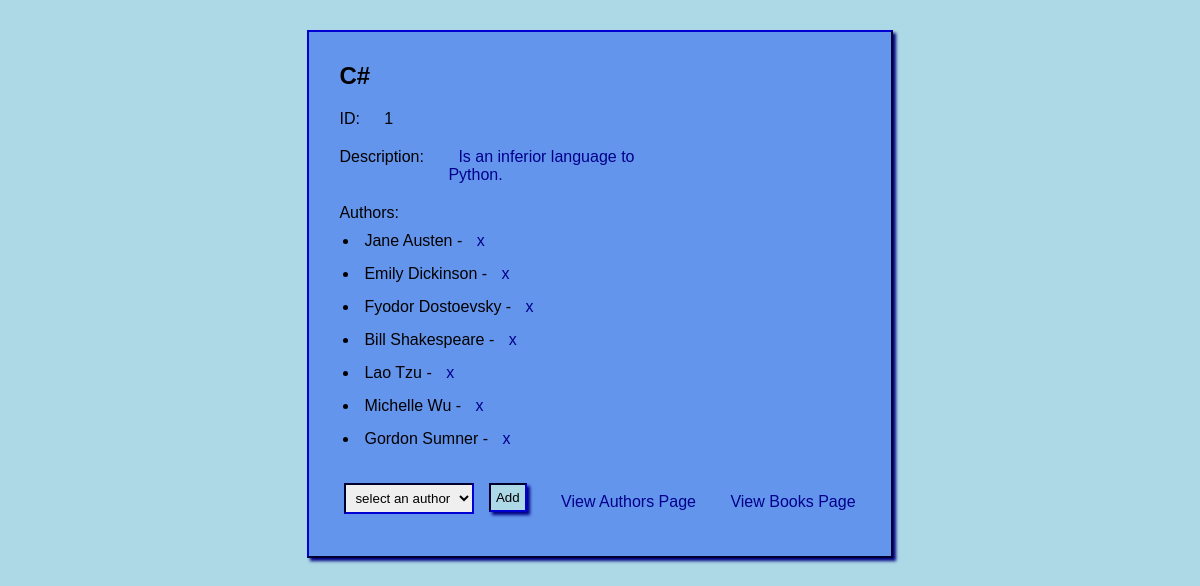
The app's page /view_book/1 with its own data.
### books_authors_app/models.py (models this page shows)
class Book(models.Model):
    title = models.CharField(max_length=255)
    desc = models.TextField()
    created_at = models.DateTimeField(auto_now_add=True)
    updated_at = models.DateTimeField(auto_now=True)

class Author(models.Model):
    first_name = models.CharField(max_length=255)
    last_name = models.CharField(max_length=255)
    books = models.ManyToManyField(Book,related_name="authors")
    notes = models.TextField(default='none')
    created_at = models.DateTimeField(auto_now_add=True)
    updated_at = models.DateTimeField(auto_now=True)

### books_authors_app/views.py (the view)
# urls.py: path('view_book/<int:book_id>',views.view_book),
def view_book(request,book_id):
    authors_left=[]
    book=Book.objects.get(id=book_id)
    for author in Author.objects.all():
        if book not in author.books.all():
            authors_left.append(author)
    context = {
        "book":Book.objects.get(id=book_id),
        "authors_left":authors_left,
    }
    return render(request,'view_book.html',context)

### books_authors_app/templates/view_book.html (shortened to what this page needs)
<!DOCTYPE html>
<html lang="en">
<head>
    {% load static %}
    <link rel="stylesheet" href="{% static 'css/style.css' %}">
</head>
<body>
    <div id="wrapper">
        <h2>{{book.title}}</h2>
        <span> ID: </span>
        <span> {{book.id}} </span>
        <br>
        <span> Description: </span>
        <span id="description_box"><a href="/update_book/{{book.id}}">{{book.desc}}</a></span>
        <ul>Authors:
            {% for author in book.authors.all %}
            <li>{{author.first_name}} {{author.last_name}} - <a href="/remove_author_from_book/{{book.id}}/{{author.id}}"> x </a></li>
            {% endfor %}
        </ul>
        <form action="/add_author_to_book/{{book.id}}" method="post">
            <select name="author_to_add_to_book" id="author_to_add_to_book">
                <option value="0">select an author</option>
            </select>
            <input type="submit" value="Add">
        </form>
        <a class="view2" href="/authors">View Authors Page</a>
        <a class="view2" href="/">View Books Page</a>
    </div>
</body>
</html>

### books_authors_app/static/css/style.css (style rules this page uses)
* { margin:5px; border:0px; padding:5px; box-sizing: border-box; font-family: Tahoma, sans-serif; vertical-align: top; }
body { background-color: lightblue; }
#wrapper { background-color:cornflowerblue; width:800px; width:fit-content; margin:10px auto; padding:20px; box-shadow: 3px 3px 3px navy; border: 2px outset navy; }
form { width:fit-content; display:inline-block; }
input,select,textarea,table { border: 2px inset navy; }
input[type="submit"] { background-color:lightblue; box-shadow: 3px 3px 3px navy; }
.view2 { display:inline-block; margin: 20px 10px; }
span { display: inline-block; }
a { text-decoration: none; color:darkblue; }
li { margin-left:20px; }
#description_box { max-width:200px; }
select { width:130px; }

### records on screen
Book: title "C#", id "1", desc "Is an inferior language to Python."
Author: first_name "Jane", last_name "Austen"
Author: first_name "Emily", last_name "Dickinson"
Author: first_name "Fyodor", last_name "Dostoevsky"
Author: first_name "Bill", last_name "Shakespeare"
Author: first_name "Lao", last_name "Tzu"
Author: first_name "Michelle", last_name "Wu"
Author: first_name "Gordon", last_name "Sumner"
